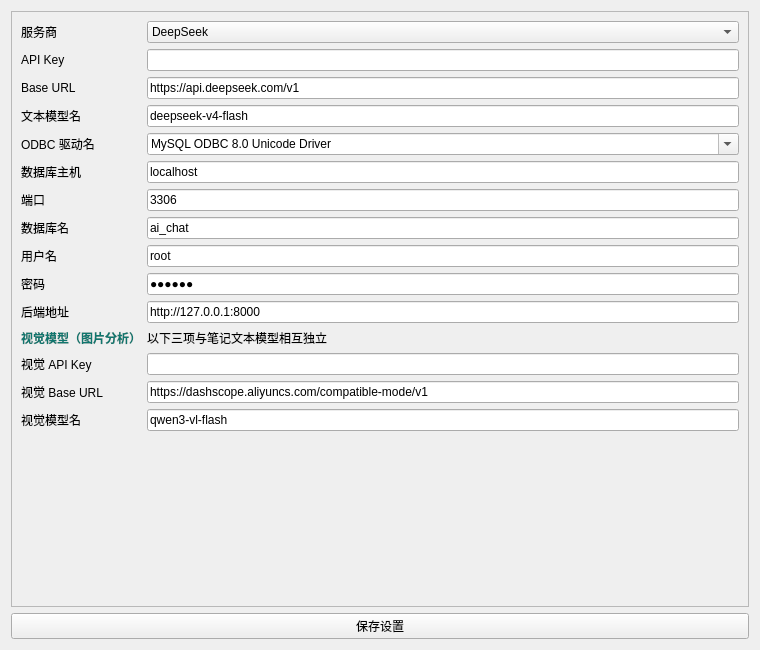
<?xml version="1.0" encoding="UTF-8"?>
<ui version="4.0">
 <class>SettingsPage</class>
 <widget class="QWidget" name="SettingsPage">
  <property name="geometry">
   <rect>
    <x>0</x>
    <y>0</y>
    <width>760</width>
    <height>650</height>
   </rect>
  </property>
  <property name="windowTitle">
   <string>设置</string>
  </property>
  <layout class="QVBoxLayout" name="setOuterLayout">
   <item>
    <widget class="QScrollArea" name="setScroll">
     <property name="widgetResizable">
      <bool>true</bool>
     </property>
     <widget class="QWidget" name="setScrollContents">
      <property name="geometry">
       <rect>
        <x>0</x>
        <y>0</y>
        <width>740</width>
        <height>604</height>
       </rect>
      </property>
      <layout class="QFormLayout" name="formLayout">
       <item row="0" column="0">
        <widget class="QLabel" name="labelProvider">
         <property name="text">
          <string>服务商</string>
         </property>
        </widget>
       </item>
       <item row="0" column="1">
        <widget class="QComboBox" name="m_provider">
         <item>
          <property name="text">
           <string>DeepSeek</string>
          </property>
         </item>
         <item>
          <property name="text">
           <string>通义千问</string>
          </property>
         </item>
        </widget>
       </item>
       <item row="1" column="0">
        <widget class="QLabel" name="labelKey">
         <property name="text">
          <string>API Key</string>
         </property>
        </widget>
       </item>
       <item row="1" column="1">
        <widget class="QLineEdit" name="m_apiKey">
         <property name="echoMode">
          <enum>QLineEdit::Password</enum>
         </property>
        </widget>
       </item>
       <item row="2" column="0">
        <widget class="QLabel" name="labelUrl">
         <property name="text">
          <string>Base URL</string>
         </property>
        </widget>
       </item>
       <item row="2" column="1">
        <widget class="QLineEdit" name="m_baseUrl">
         <property name="text">
          <string>https://api.deepseek.com/v1</string>
         </property>
        </widget>
       </item>
       <item row="3" column="0">
        <widget class="QLabel" name="labelModel">
         <property name="text">
          <string>文本模型名</string>
         </property>
        </widget>
       </item>
       <item row="3" column="1">
        <widget class="QLineEdit" name="m_model">
         <property name="text">
          <string>deepseek-v4-flash</string>
         </property>
        </widget>
       </item>
       <item row="4" column="0">
        <widget class="QLabel" name="labelOdbc">
         <property name="text">
          <string>ODBC 驱动名</string>
         </property>
        </widget>
       </item>
       <item row="4" column="1">
        <widget class="QComboBox" name="m_odbc">
         <property name="editable">
          <bool>true</bool>
         </property>
         <item>
          <property name="text">
           <string>MySQL ODBC 8.0 Unicode Driver</string>
          </property>
         </item>
         <item>
          <property name="text">
           <string>MySQL ODBC 8.4 Unicode Driver</string>
          </property>
         </item>
         <item>
          <property name="text">
           <string>MySQL ODBC 9.1 Unicode Driver</string>
          </property>
         </item>
        </widget>
       </item>
       <item row="5" column="0">
        <widget class="QLabel" name="labelHost">
         <property name="text">
          <string>数据库主机</string>
         </property>
        </widget>
       </item>
       <item row="5" column="1">
        <widget class="QLineEdit" name="m_dbHost">
         <property name="text">
          <string>localhost</string>
         </property>
        </widget>
       </item>
       <item row="6" column="0">
        <widget class="QLabel" name="labelPort">
         <property name="text">
          <string>端口</string>
         </property>
        </widget>
       </item>
       <item row="6" column="1">
        <widget class="QLineEdit" name="m_dbPort">
         <property name="text">
          <string>3306</string>
         </property>
        </widget>
       </item>
       <item row="7" column="0">
        <widget class="QLabel" name="labelDb">
         <property name="text">
          <string>数据库名</string>
         </property>
        </widget>
       </item>
       <item row="7" column="1">
        <widget class="QLineEdit" name="m_dbName">
         <property name="text">
          <string>ai_chat</string>
         </property>
        </widget>
       </item>
       <item row="8" column="0">
        <widget class="QLabel" name="labelUser">
         <property name="text">
          <string>用户名</string>
         </property>
        </widget>
       </item>
       <item row="8" column="1">
        <widget class="QLineEdit" name="m_dbUser">
         <property name="text">
          <string>root</string>
         </property>
        </widget>
       </item>
       <item row="9" column="0">
        <widget class="QLabel" name="labelPwd">
         <property name="text">
          <string>密码</string>
         </property>
        </widget>
       </item>
       <item row="9" column="1">
        <widget class="QLineEdit" name="m_dbPwd">
         <property name="text">
          <string>123456</string>
         </property>
         <property name="echoMode">
          <enum>QLineEdit::Password</enum>
         </property>
        </widget>
       </item>
       <item row="10" column="0">
        <widget class="QLabel" name="labelBackend">
         <property name="text">
          <string>后端地址</string>
         </property>
        </widget>
       </item>
       <item row="10" column="1">
        <widget class="QLineEdit" name="m_backend">
         <property name="text">
          <string>http://127.0.0.1:8000</string>
         </property>
        </widget>
       </item>
       <item row="11" column="0">
        <widget class="QLabel" name="labelVisionSep">
         <property name="styleSheet">
          <string>color:#0f766e; font-weight:bold;</string>
         </property>
         <property name="text">
          <string>视觉模型（图片分析）</string>
         </property>
        </widget>
       </item>
       <item row="11" column="1">
        <widget class="QLabel" name="labelVisionSep2">
         <property name="text">
          <string>以下三项与笔记文本模型相互独立</string>
         </property>
        </widget>
       </item>
       <item row="12" column="0">
        <widget class="QLabel" name="labelVisionKey">
         <property name="text">
          <string>视觉 API Key</string>
         </property>
        </widget>
       </item>
       <item row="12" column="1">
        <widget class="QLineEdit" name="m_visionApiKey">
         <property name="echoMode">
          <enum>QLineEdit::Password</enum>
         </property>
        </widget>
       </item>
       <item row="13" column="0">
        <widget class="QLabel" name="labelVisionUrl">
         <property name="text">
          <string>视觉 Base URL</string>
         </property>
        </widget>
       </item>
       <item row="13" column="1">
        <widget class="QLineEdit" name="m_visionBaseUrl">
         <property name="text">
          <string>https://dashscope.aliyuncs.com/compatible-mode/v1</string>
         </property>
        </widget>
       </item>
       <item row="14" column="0">
        <widget class="QLabel" name="labelVisionModel">
         <property name="text">
          <string>视觉模型名</string>
         </property>
        </widget>
       </item>
       <item row="14" column="1">
        <widget class="QLineEdit" name="m_visionModel">
         <property name="text">
          <string>qwen3-vl-flash</string>
         </property>
        </widget>
       </item>
      </layout>
     </widget>
    </widget>
   </item>
   <item>
    <widget class="QPushButton" name="btnSave">
     <property name="text">
      <string>保存设置</string>
     </property>
    </widget>
   </item>
  </layout>
 </widget>
 <resources/>
 <connections/>
</ui>
